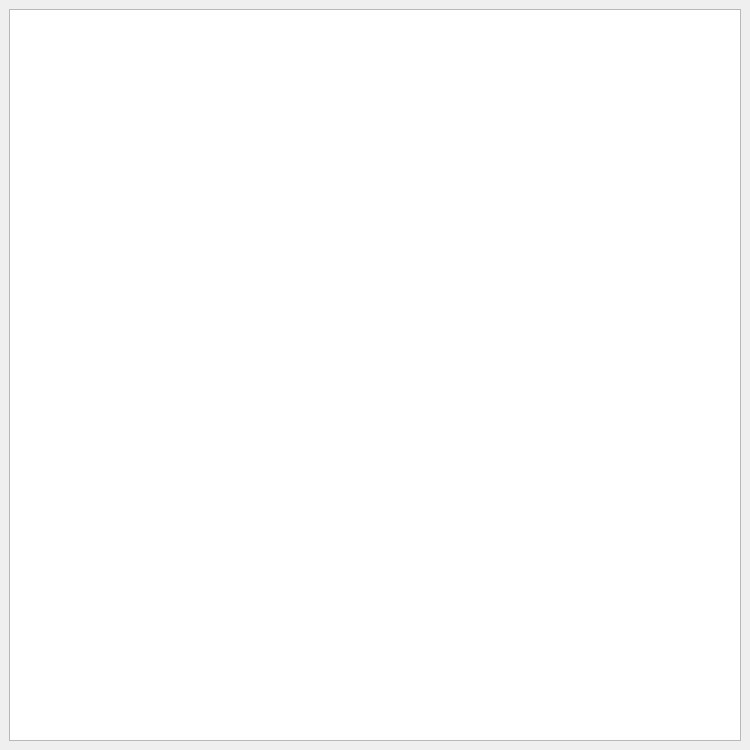
<?xml version="1.0" encoding="UTF-8"?>
<ui version="4.0">
 <class>MainWindow</class>
 <widget class="QMainWindow" name="MainWindow">
  <property name="geometry">
   <rect>
    <x>0</x>
    <y>0</y>
    <width>750</width>
    <height>750</height>
   </rect>
  </property>
  <property name="windowTitle">
   <string>Square and Lines</string>
  </property>
  <widget class="QWidget" name="centralwidget">
   <layout class="QGridLayout" name="gridLayout">
    <item row="0" column="0">
     <widget class="QGraphicsView" name="graphicsView">
      <property name="sizePolicy">
       <sizepolicy hsizetype="Expanding" vsizetype="Expanding">
        <horstretch>0</horstretch>
        <verstretch>0</verstretch>
       </sizepolicy>
      </property>
      <property name="baseSize">
       <size>
        <width>0</width>
        <height>0</height>
       </size>
      </property>
      <property name="frameShape">
       <enum>QFrame::StyledPanel</enum>
      </property>
      <property name="renderHints">
       <set>QPainter::Antialiasing|QPainter::TextAntialiasing</set>
      </property>
     </widget>
    </item>
   </layout>
  </widget>
 </widget>
 <resources/>
 <connections/>
</ui>
